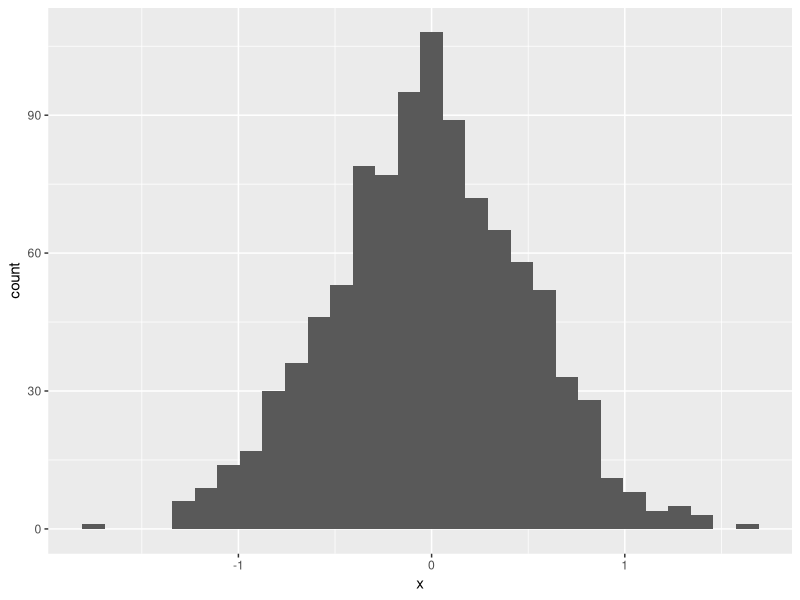
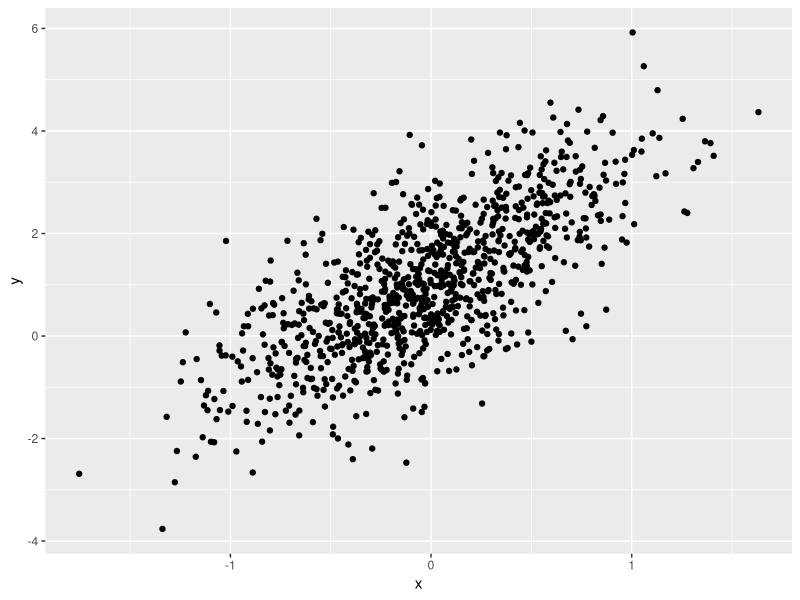
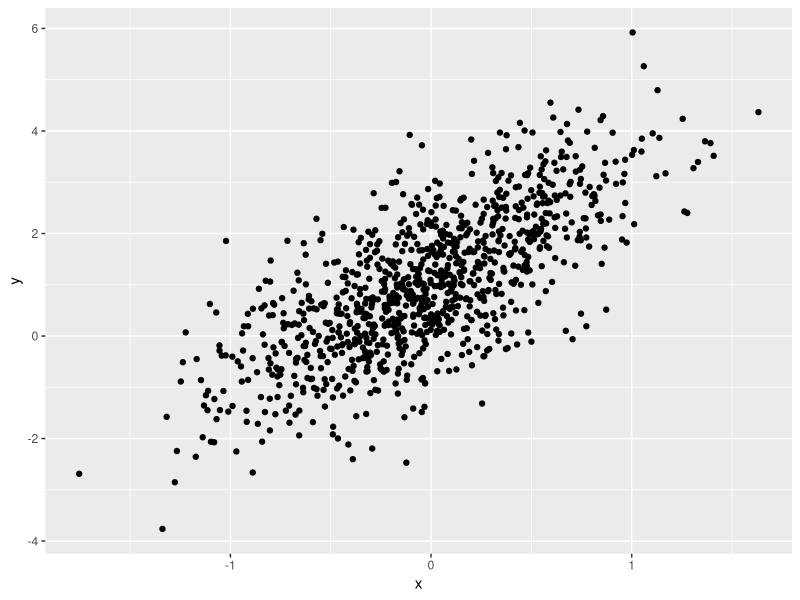

These figures' R source, in order:
########################
# Sept 7 2023
# Jeff Goldsmith
#
# data frames and plotting
########################

library(tidyverse)

example_df =
  tibble(
    vec_numeric = 5:8,
    vec_char = c("My", "name", "is", "Jeff"),
    vec_logical = c(TRUE, TRUE, FALSE, TRUE), 
  )


plot_df = 
  tibble(
    x = rnorm(1000, sd = 0.5), 
    y = 1 + 2 * x + rnorm(1000)
  )


ggplot(plot_df, aes(x = x)) + geom_histogram()

ggplot(plot_df, aes(x = x, y = y)) + geom_point()
ggsave("scatterplot.pdf")
